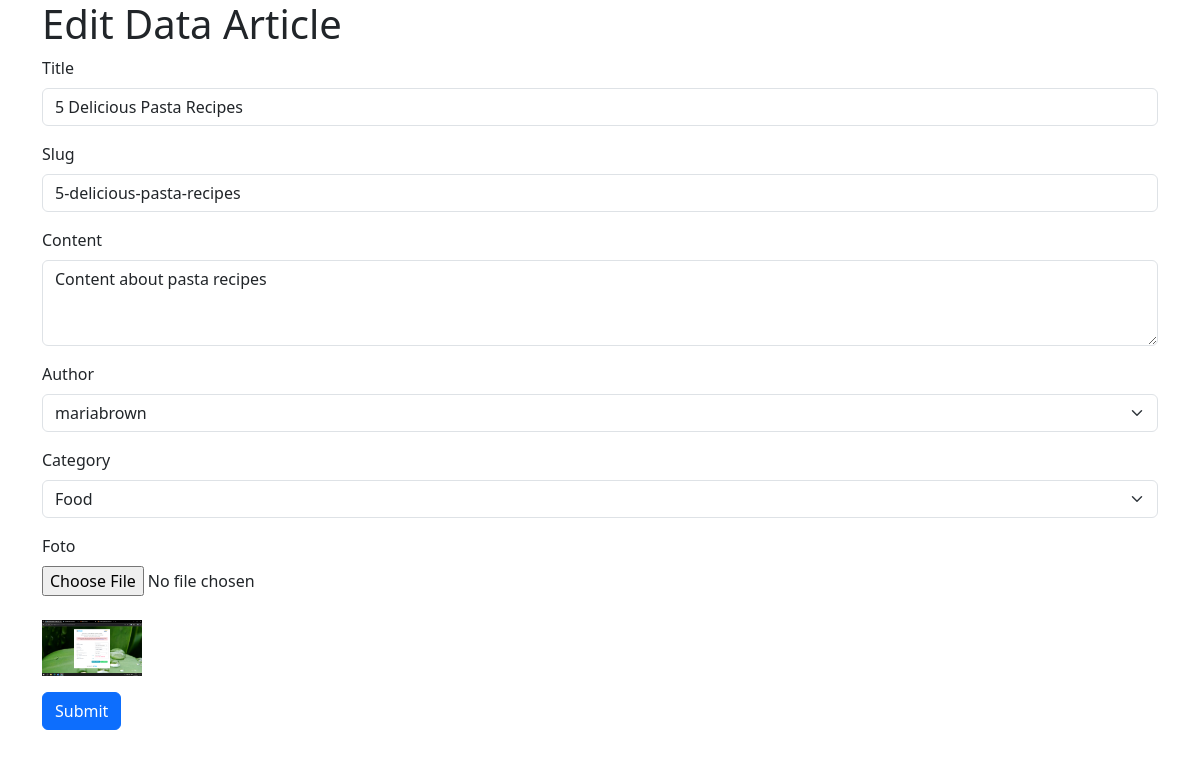
Screenshot of /views/admin/editarticle.php?id=4 (signed in) with the database file from the repository.
### tables this page shows
CREATE TABLE IF NOT EXISTS `articles` (
  `id` int NOT NULL AUTO_INCREMENT,
  `title` varchar(255) NOT NULL,
  `slug` varchar(255) NOT NULL,
  `content` text NOT NULL,
  `user_id` int NOT NULL,
  `category_id` int NOT NULL,
  `created_at` timestamp NULL DEFAULT CURRENT_TIMESTAMP,
  `updated_at` timestamp NULL DEFAULT CURRENT_TIMESTAMP ON UPDATE CURRENT_TIMESTAMP,
  `foto` varchar(255) DEFAULT NULL,
  PRIMARY KEY (`id`),
  UNIQUE KEY `slug` (`slug`),
  KEY `user_id` (`user_id`),
  KEY `category_id` (`category_id`),
  CONSTRAINT `articles_ibfk_1` FOREIGN KEY (`user_id`) REFERENCES `users` (`id`) ON DELETE CASCADE,
  CONSTRAINT `articles_ibfk_2` FOREIGN KEY (`category_id`) REFERENCES `categories` (`id`) ON DELETE CASCADE
);

CREATE TABLE IF NOT EXISTS `users` (
  `id` int NOT NULL AUTO_INCREMENT,
  `username` varchar(50) NOT NULL,
  `password` varchar(255) NOT NULL,
  `email` varchar(100) NOT NULL,
  `created_at` timestamp NULL DEFAULT CURRENT_TIMESTAMP,
  `updated_at` timestamp NULL DEFAULT CURRENT_TIMESTAMP ON UPDATE CURRENT_TIMESTAMP,
  PRIMARY KEY (`id`),
  UNIQUE KEY `username` (`username`),
  UNIQUE KEY `email` (`email`)
);

CREATE TABLE IF NOT EXISTS `categories` (
  `id` int NOT NULL AUTO_INCREMENT,
  `name` varchar(100) NOT NULL,
  `slug` varchar(100) NOT NULL,
  `description` text,
  `created_at` timestamp NULL DEFAULT CURRENT_TIMESTAMP,
  `updated_at` timestamp NULL DEFAULT CURRENT_TIMESTAMP ON UPDATE CURRENT_TIMESTAMP,
  PRIMARY KEY (`id`),
  UNIQUE KEY `name` (`name`),
  UNIQUE KEY `slug` (`slug`)
);

### controller/function.php (called while the page is built, shortened)
<?php
require_once(__DIR__ . '/../database/koneksi.php');
function query($query)
{
    global $koneksi;
    $result = mysqli_query($koneksi, $query);
    $rows = [];
    while ($row = mysqli_fetch_assoc($result)) {
        $rows[] = $row;
    }
    return $rows;
}

### views/admin/editarticle.php (the view, shortened to what this page needs)
<?php
require_once(__DIR__ . '/../../database/koneksi.php');
require_once(__DIR__ . '/../../controller/function.php');
$id = $_GET['id'];
$article = query("SELECT * FROM articles WHERE id = $id")[0];
$users = query("SELECT id, username FROM users");
$categories = query("SELECT id, name FROM categories");
?>
<!DOCTYPE html>
<html lang="en">
<head>
    <link href="https://cdn.jsdelivr.net/npm/bootstrap@5.3.3/dist/css/bootstrap.min.css" rel="stylesheet">
</head>
<body>
    <div class="container">
        <h1>Edit Data Article</h1>
        <form action="" method="post" enctype="multipart/form-data">
            <div class="mb-3">
                <label for="exampleFormControlInput1" class="form-label">Title</label>
                <input type="text" name="title" class="form-control" id="exampleFormControlInput1" value="<?= $article['title']; ?>">
            </div>
            <div class="mb-3">
                <label for="exampleFormControlInput1" class="form-label">Slug</label>
                <input type="text" name="slug" class="form-control" id="exampleFormControlInput1" value="<?= $article['slug']; ?>">
            </div>
            <div class="mb-3">
                <label for="exampleFormControlInput1" class="form-label">Content</label>
                <textarea class="form-control" name="content" id="exampleFormControlTextarea1" rows="3"><?= $article['content']; ?></textarea>
            </div>
            <div class="mb-3">
                <label for="exampleFormControlInput1" class="form-label">Author</label>
                <select class="form-select" name="user_id" aria-label="Default select example">
                    <?php foreach ($users as $user) : ?>
                        <option value="<?= $user['id']; ?>" <?= $user['id'] == $article['user_id'] ? 'selected' : ''; ?>><?= $user['username']; ?></option>
                    <?php endforeach; ?>
                </select>
            </div>
            <div class="mb-3">
                <label for="exampleFormControlInput1" class="form-label">Category</label>
                <select class="form-select" name="category_id" aria-label="Default select example">
                    <?php foreach ($categories as $category) : ?>
                        <option value="<?= $category['id']; ?>" <?= $category['id'] == $article['category_id'] ? 'selected' : ''; ?>><?= $category['name']; ?></option>
                    <?php endforeach; ?>
                </select>
            </div>
            <div class="mb-3">
                <label for="exampleFormControlInput1" class="form-label">Foto</label><br>
                <input type="file" name="foto" id="foto" autocomplete="off"></input>
                <br><br>
                <img src="/cms/controller/img/<?= $article['foto']; ?>" width="100">
            </div>
            <button type="submit" name="submit" class="btn btn-primary">Submit</button>
        </form>
    </div>
</body>
</html>

### rows the page displays
articles: title "5 Delicious Pasta Recipes", slug "5-delicious-pasta-recipes", content "Content about pasta recipes", user_id "mariabrown", category_id "Food", foto (picture)
